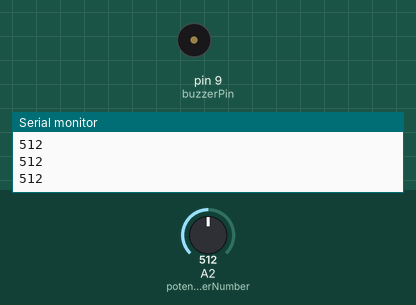
The sketch below on a simulated Arduino Uno, built with avr-gcc and run on an emulated ATmega328P. On the bench: buzzer (waves = sounding, pin HIGH), the last lines printed to the serial monitor. Inputs (shaded band) come from the test bench; at power-on: A2 (potentiometerNumber) = 512.

Above: at 1.2 s.
1.3 s: A2 (potentiometerNumber) set to 988
2.8 s: A2 (potentiometerNumber) set to 1010
At 3.4 s:
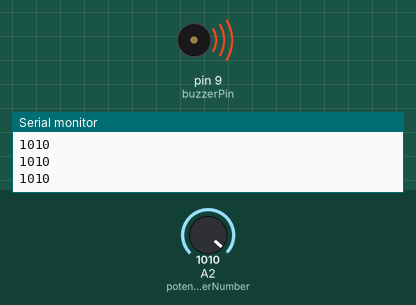
4.3 s: A2 (potentiometerNumber) set to 900
At 4.9 s:
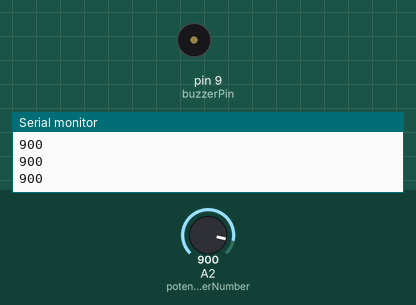
6.1 s: A2 (potentiometerNumber) set to 1023
At 7.1 s:
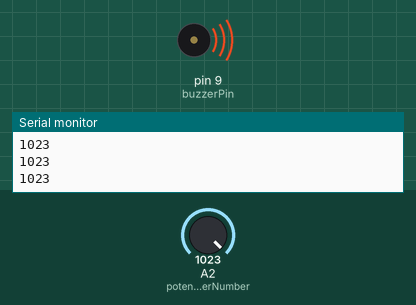
Timing chart, 0 to 8.6 s (numbered marks = the images above; inputs shaded):
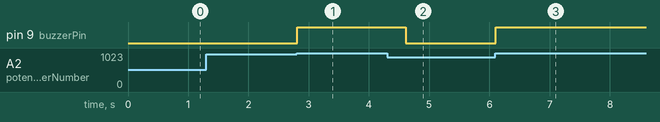

The sketch:

uino_Tutorial_22_Active_Buzzers_to_Add_Sound_to_Your_Project.ino
```cpp
int buzzerPin = 9;
int delayTime = 200;
int potentiometerNumber = A2;
int emergencySignal = 1000;
int serialReading;
String numberRequest = "Manipulate the potentiometer cowboy!";


void setup() {
  // put your setup code here, to run once:
  Serial.begin(9600);
  pinMode(buzzerPin, OUTPUT);
  Serial.println(numberRequest);
}

void loop() {
  // put your main code here, to run repeatedly:
  serialReading = analogRead(potentiometerNumber);
  Serial.println(serialReading);
  while(serialReading > emergencySignal)
  {
    digitalWrite(buzzerPin, HIGH);
    serialReading = analogRead(potentiometerNumber);
    delay(delayTime);
    Serial.println(serialReading);

  }
  digitalWrite(buzzerPin, LOW);


}


// Find the two buzzer
// Active Buzzer - Green - easiest to use. Plug it in and connect it to a voltage. Polarity does matter. Active buzzer has a circuit and costs a little more.
// Passive Buzzer - Black - have to apply an AC signal (Arduino this mean digitalWrite(), delay, back and forth). Cheaper. The tone we get out is a function of how fast we modulate it. We can get some tunes out of a passive buzzer.

// Need:
// Serial.begin
// pinMode

// Ask  serial.println(msg)
// Wait serial.available
// Read serial.pasrseInt

// If potentiometer > 1000, make noise.
```

Measured:
- the behaviour switches between 1000 and 1001 on A2 (potentiometerNumber) (found by bisection; images 0 and 1)
- after the input at 2.8 s, pin 9 (buzzerPin): LOW → HIGH at once
- after the input at 4.3 s, pin 9 (buzzerPin): HIGH → LOW after 0.31 s
- after the input at 6.1 s, pin 9 (buzzerPin): LOW → HIGH at once
